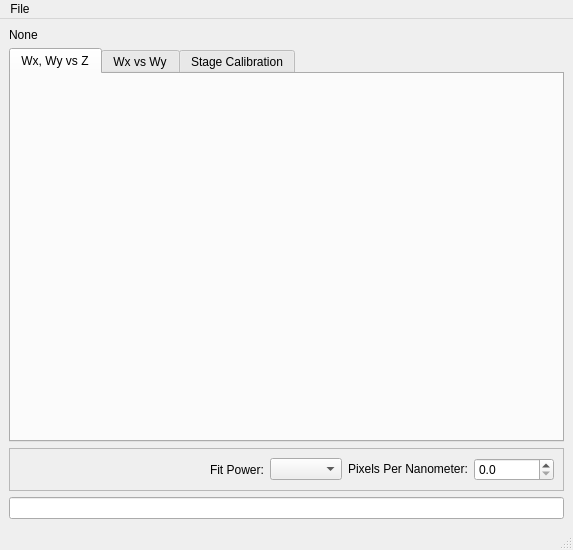
<?xml version="1.0" encoding="UTF-8"?>
<ui version="4.0">
 <class>MainWindow</class>
 <widget class="QMainWindow" name="MainWindow">
  <property name="geometry">
   <rect>
    <x>0</x>
    <y>0</y>
    <width>573</width>
    <height>550</height>
   </rect>
  </property>
  <property name="windowTitle">
   <string>ZeeCalibrator</string>
  </property>
  <widget class="QWidget" name="centralwidget">
   <layout class="QVBoxLayout" name="verticalLayout">
    <item>
     <widget class="QLabel" name="filenameLabel">
      <property name="sizePolicy">
       <sizepolicy hsizetype="Preferred" vsizetype="Fixed">
        <horstretch>0</horstretch>
        <verstretch>0</verstretch>
       </sizepolicy>
      </property>
      <property name="text">
       <string>None</string>
      </property>
     </widget>
    </item>
    <item>
     <widget class="QTabWidget" name="plotTabWidget">
      <property name="currentIndex">
       <number>0</number>
      </property>
      <widget class="QWidget" name="wxwyvzTab">
       <attribute name="title">
        <string>Wx, Wy vs Z</string>
       </attribute>
      </widget>
      <widget class="QWidget" name="wxvwyTab">
       <attribute name="title">
        <string>Wx vs Wy</string>
       </attribute>
      </widget>
      <widget class="QWidget" name="stageTab">
       <attribute name="title">
        <string>Stage Calibration</string>
       </attribute>
      </widget>
     </widget>
    </item>
    <item>
     <widget class="QFrame" name="pixFrame">
      <property name="sizePolicy">
       <sizepolicy hsizetype="Preferred" vsizetype="Fixed">
        <horstretch>0</horstretch>
        <verstretch>0</verstretch>
       </sizepolicy>
      </property>
      <property name="frameShape">
       <enum>QFrame::StyledPanel</enum>
      </property>
      <property name="frameShadow">
       <enum>QFrame::Raised</enum>
      </property>
      <layout class="QHBoxLayout" name="horizontalLayout">
       <item>
        <spacer name="horizontalSpacer">
         <property name="orientation">
          <enum>Qt::Horizontal</enum>
         </property>
         <property name="sizeHint" stdset="0">
          <size>
           <width>40</width>
           <height>20</height>
          </size>
         </property>
        </spacer>
       </item>
       <item>
        <widget class="QLabel" name="powerLabel">
         <property name="text">
          <string>Fit Power:</string>
         </property>
        </widget>
       </item>
       <item>
        <widget class="QComboBox" name="powerComboBox">
         <property name="sizePolicy">
          <sizepolicy hsizetype="Preferred" vsizetype="Fixed">
           <horstretch>0</horstretch>
           <verstretch>0</verstretch>
          </sizepolicy>
         </property>
         <property name="minimumSize">
          <size>
           <width>40</width>
           <height>0</height>
          </size>
         </property>
        </widget>
       </item>
       <item>
        <widget class="QLabel" name="pixelLabel">
         <property name="sizePolicy">
          <sizepolicy hsizetype="Fixed" vsizetype="Fixed">
           <horstretch>0</horstretch>
           <verstretch>0</verstretch>
          </sizepolicy>
         </property>
         <property name="text">
          <string>Pixels Per Nanometer:</string>
         </property>
        </widget>
       </item>
       <item>
        <widget class="QDoubleSpinBox" name="pixelSpinBox">
         <property name="sizePolicy">
          <sizepolicy hsizetype="Fixed" vsizetype="Fixed">
           <horstretch>0</horstretch>
           <verstretch>0</verstretch>
          </sizepolicy>
         </property>
         <property name="minimumSize">
          <size>
           <width>80</width>
           <height>0</height>
          </size>
         </property>
         <property name="decimals">
          <number>1</number>
         </property>
         <property name="maximum">
          <double>1000.000000000000000</double>
         </property>
         <property name="singleStep">
          <double>0.100000000000000</double>
         </property>
        </widget>
       </item>
      </layout>
     </widget>
    </item>
    <item>
     <widget class="QLineEdit" name="calLineEdit"/>
    </item>
   </layout>
  </widget>
  <widget class="QMenuBar" name="menubar">
   <property name="geometry">
    <rect>
     <x>0</x>
     <y>0</y>
     <width>573</width>
     <height>21</height>
    </rect>
   </property>
   <widget class="QMenu" name="menuFile">
    <property name="title">
     <string>File</string>
    </property>
    <addaction name="actionLoad_Molecule_List"/>
    <addaction name="actionRedo_Fit"/>
    <addaction name="actionSave_Calibration"/>
    <addaction name="separator"/>
    <addaction name="actionLoad_Calibration"/>
    <addaction name="actionLoad_Data"/>
    <addaction name="separator"/>
    <addaction name="actionQuit"/>
   </widget>
   <addaction name="menuFile"/>
  </widget>
  <widget class="QStatusBar" name="statusbar"/>
  <action name="actionLoad_Molecule_List">
   <property name="text">
    <string>Load Molecule List</string>
   </property>
  </action>
  <action name="actionQuit">
   <property name="text">
    <string>Quit</string>
   </property>
  </action>
  <action name="actionRedo_Fit">
   <property name="text">
    <string>Redo Fit</string>
   </property>
  </action>
  <action name="actionSave_Calibration">
   <property name="text">
    <string>Save Calibration</string>
   </property>
  </action>
  <action name="actionLoad_Calibration">
   <property name="text">
    <string>Load Calibration</string>
   </property>
  </action>
  <action name="actionLoad_Data">
   <property name="text">
    <string>Load Data</string>
   </property>
  </action>
 </widget>
 <resources/>
 <connections/>
</ui>
